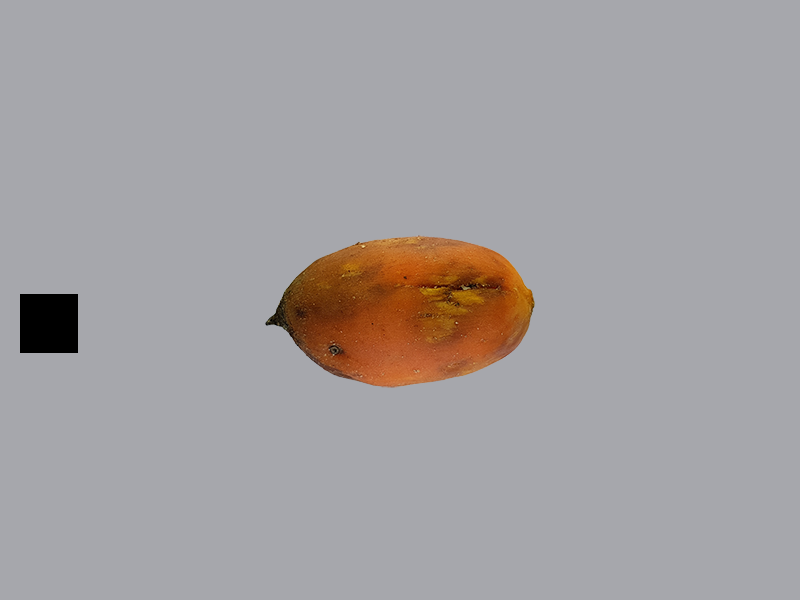
#> input picture paiva-sementes/images/a.png, 800 x 600 px
$ python object_size.py --image images/a.png --width 1.0   (older library calls are emulated)
#> lines starting #> are read from the running program, lines starting #| are printed output that depends on the picture; after the words box and inside, x2 and y2 are one past the last pixel; in counts of white or black regions, pixels touching at a corner belong together
from scipy.spatial import distance as dist
from imutils import perspective
from imutils import contours
import numpy as np
import argparse
import imutils
import cv2

def midpoint(ptA, ptB):
	return ((ptA[0] + ptB[0]) * 0.5, (ptA[1] + ptB[1]) * 0.5)

ap = argparse.ArgumentParser()
ap.add_argument("-i", "--image", required=True,
	help="path to the input image")
ap.add_argument("-w", "--width", type=float, required=True,
	help="width of the left-most object in the image (in inches)")
args = vars(ap.parse_args())
padrao = args["width"]
padrao = padrao / 2.54

image = cv2.imread(args["image"])
#> image is the input picture: shape (600, 800, 3); mean B, G, R 161.8, 160.3, 163.8
gray = cv2.cvtColor(image, cv2.COLOR_BGR2GRAY)
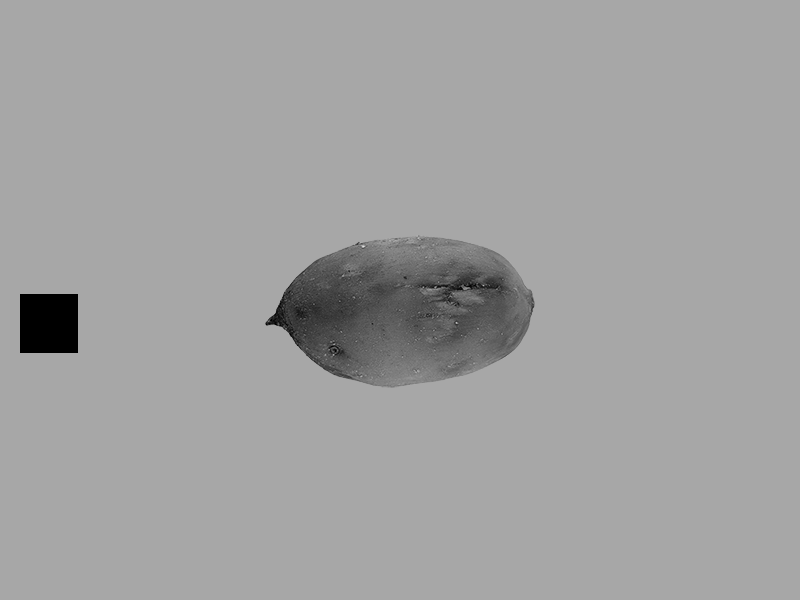
#> gray: shape (600, 800); min 0, max 226, mean 161.3
gray = cv2.GaussianBlur(gray, (7, 7), 0)

edged = cv2.Canny(gray, 50, 100)
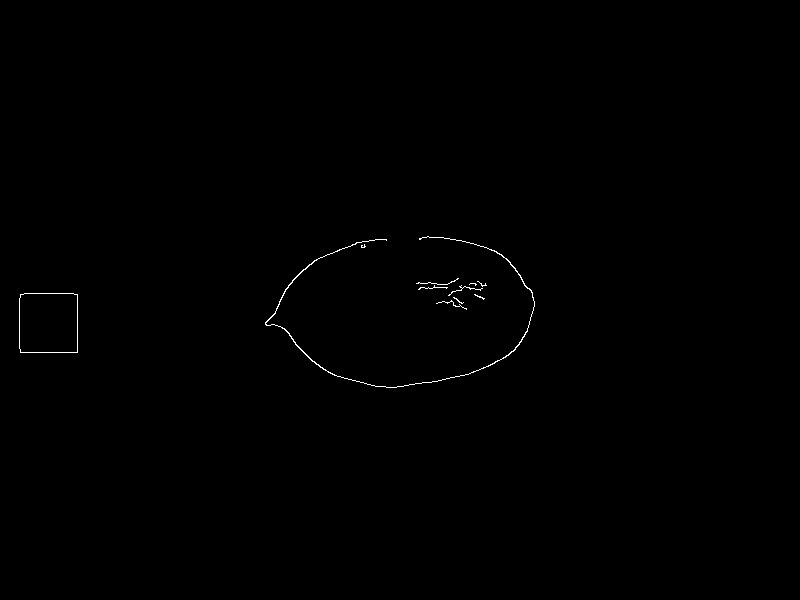
#> edged: shape (600, 800); 0.25% white in thin lines or dots, all inside (x1, y1, x2, y2) = (19, 236, 535, 388)
edged = cv2.dilate(edged, None, iterations=1)
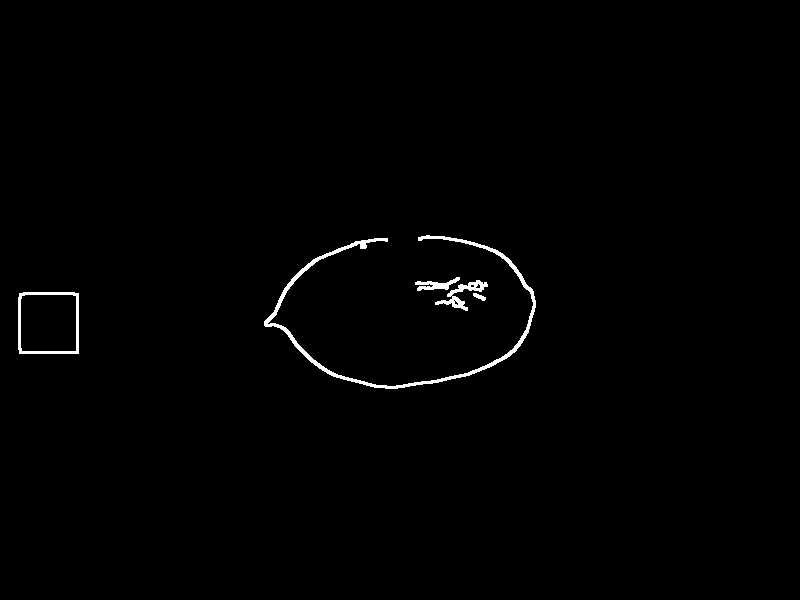
#> edged: shape (600, 800); 0.81% white; 5 white regions, box (x1, y1, x2, y2) and area: (264, 235, 536, 389) 2396, (18, 292, 79, 354) 698, (435, 280, 488, 311) 447, (415, 277, 460, 291) 275, (473, 293, 486, 301) 55
edged = cv2.erode(edged, None, iterations=1)

cnts = cv2.findContours(edged.copy(), cv2.RETR_EXTERNAL,
	cv2.CHAIN_APPROX_SIMPLE)
#> cnts = 6 contours, 1 with area under 20; largest, box (x1, y1, x2, y2) and area: (19, 293, 78, 353) 3407, (265, 236, 535, 388) 184, (448, 281, 487, 296) 92, (416, 278, 459, 290) 52, (436, 297, 467, 310) 20
cnts = imutils.grab_contours(cnts)

(cnts, _) = contours.sort_contours(cnts)
pixelsPerMetric = None

for c in cnts:
	if cv2.contourArea(c) < 100:
		continue

	orig = image.copy()
	box = cv2.minAreaRect(c)
	box = cv2.cv.BoxPoints(box) if imutils.is_cv2() else cv2.boxPoints(box)
	box = np.array(box, dtype="int")

	box = perspective.order_points(box)
	cv2.drawContours(orig, [box.astype("int")], -1, (0, 255, 0), 2)

	for (x, y) in box:
		cv2.circle(orig, (int(x), int(y)), 5, (0, 0, 255), -1)

	(tl, tr, br, bl) = box
	(tltrX, tltrY) = midpoint(tl, tr)
	(blbrX, blbrY) = midpoint(bl, br)

	(tlblX, tlblY) = midpoint(tl, bl)
	(trbrX, trbrY) = midpoint(tr, br)

	cv2.circle(orig, (int(tltrX), int(tltrY)), 5, (255, 0, 0), -1)
	cv2.circle(orig, (int(blbrX), int(blbrY)), 5, (255, 0, 0), -1)
	cv2.circle(orig, (int(tlblX), int(tlblY)), 5, (255, 0, 0), -1)
	cv2.circle(orig, (int(trbrX), int(trbrY)), 5, (255, 0, 0), -1)

	cv2.line(orig, (int(tltrX), int(tltrY)), (int(blbrX), int(blbrY)),
		(255, 0, 255), 2)
	cv2.line(orig, (int(tlblX), int(tlblY)), (int(trbrX), int(trbrY)),
		(255, 0, 255), 2)

	dA = dist.euclidean((tltrX, tltrY), (blbrX, blbrY))
	dB = dist.euclidean((tlblX, tlblY), (trbrX, trbrY))

	if pixelsPerMetric is None:
		pixelsPerMetric = dB / padrao

	dimA = dA / pixelsPerMetric
	dimB = dB / pixelsPerMetric

	dimA = dimA * 1000
	dimB = dimB * 1000

	cv2.putText(orig, "{:.7f}mm".format(dimA),
		(int(tltrX - 15), int(tltrY - 10)), cv2.FONT_HERSHEY_SIMPLEX,
		0.65, (255, 255, 0), 2)
	cv2.putText(orig, "{:.7f}mm".format(dimB),
		(int(trbrX + 10), int(trbrY)), cv2.FONT_HERSHEY_SIMPLEX,
		0.65, (255, 255, 0), 2)

	cv2.imshow("Image", orig)
	cv2.waitKey(0)
#> this loop made 6 passes
#> (tl, tr, br, bl, tltrX, tltrY, blbrX, blbrY) on pass 1: ([19, 293], [77, 293], [77, 352], [19, 352], 48, 293, 48, 352)
#> (tl, tr, br, bl, tltrX, tltrY, blbrX, blbrY) on pass 2: ([260, 245], [529, 230], [538, 378], [269, 394], 394.5, 237.5, 403.5, 386)
#> pass 1, `cv2.imshow("Image", orig)`:
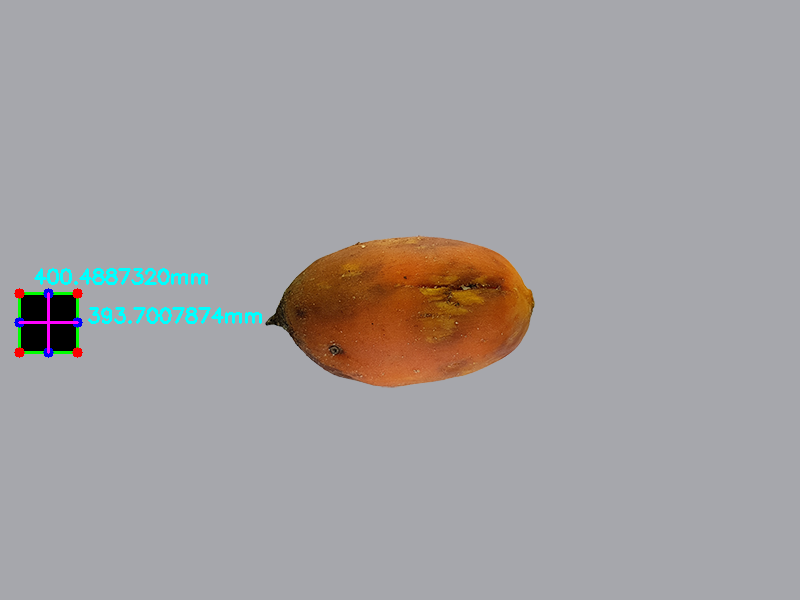
#> window 'Image': shape (600, 800, 3); mean B, G, R 162.3, 160.8, 163.1
#> pass 2, `cv2.imshow("Image", orig)`:
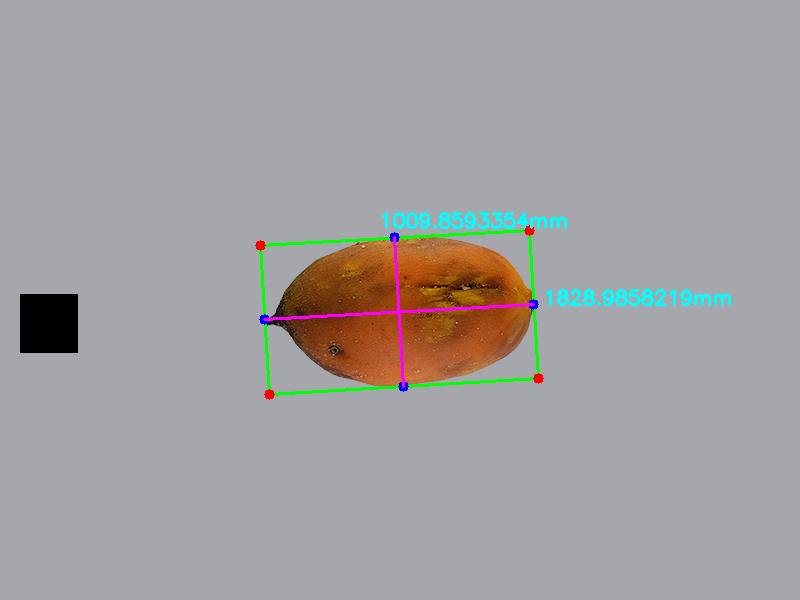
#> window 'Image': shape (600, 800, 3); mean B, G, R 162, 160.9, 162.3
#> after the loop, pixelsPerMetric = 147.3
